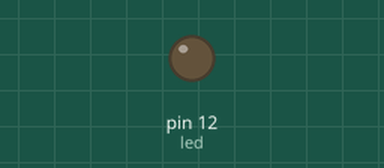
The sketch below on a simulated Arduino Uno, built with avr-gcc and run on an emulated ATmega328P. On the bench: output pins drawn as LEDs (lit = HIGH).

Above: at 1.9 s.
At 7.6 s:
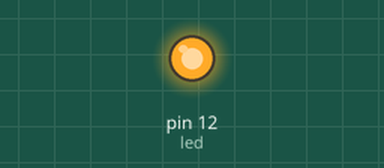
Timing chart, 0 to 19.9 s (numbered marks = the images above):
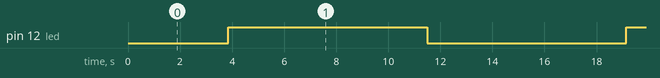

Measured:
- by itself, pin 12 (led): alternates HIGH for 7.7 s and LOW for 7.7 s

The sketch:

fadeLED.ino
```cpp
const int led = 12;

int brightness = 0;
int fadeAmount = 1;

void setup() {
  // put your setup code here, to run once:
  pinMode(led, OUTPUT);
}

void loop() {
  // put your main code here, to run repeatedly:
  analogWrite(led, brightness);

  brightness = brightness + fadeAmount;

  if (brightness == 0 || brightness == 255) {
    fadeAmount = -fadeAmount;
  }

  delay(30);
}
```
